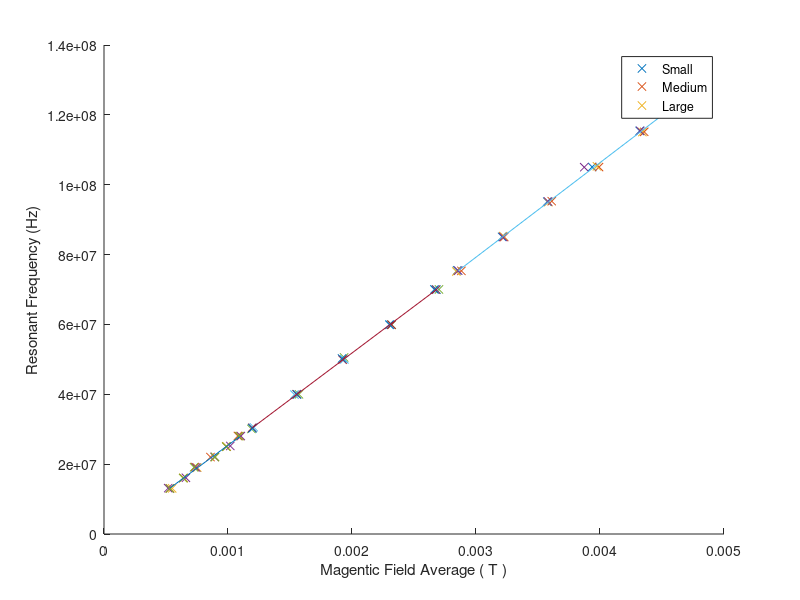
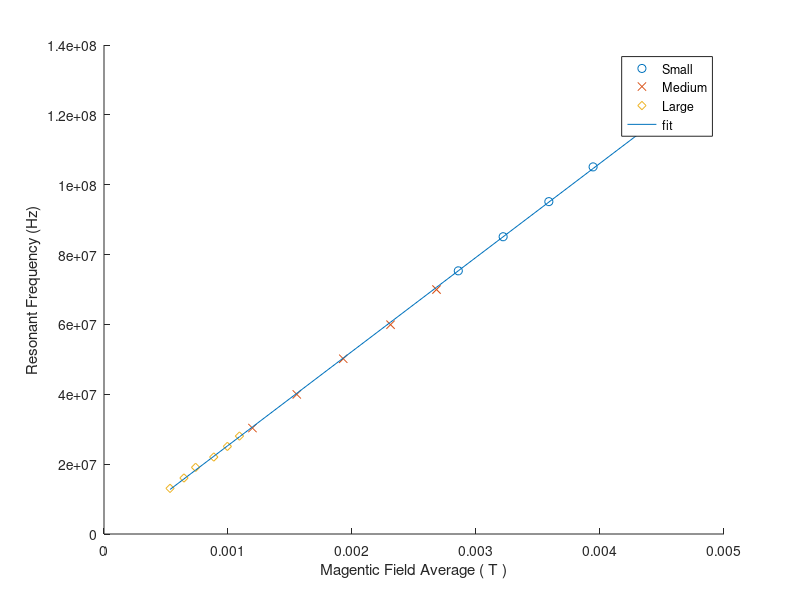

Here is the MATLAB script that generated these plots, in order:
clc
small.dc =  [ 1.337 1.353 1.334 1.341; 
             1.507 1.515 1.511 1.511;
             1.678 1.695 1.682 1.681;
             1.848 1.874 1.866 1.818;
             2.028 2.045 2.038 2.030;
             2.198 2.207 2.213 2.196];
small.rf =  [ 75.46 75.34 75.16 75.41;
             85.08 85.03 85.29 85.03;
             95.15 95.29 95.01 95.18;
             105.08 105.05 105.28 105.01;
             115.42 115.14 115.07 115.41;
             125.03 125.05 125.12 125.01]*10^6;
medium.dc = [ 0.558 0.738 0.909 1.089 1.268;
             0.567 0.721 0.910 1.081 1.259;
             0.561 0.729 0.903 1.088 1.257;
             0.562 0.731 0.901 1.081 1.251]';
medium.rf = [30.09 39.99 50.54 59.91 70.02;
             30.57 39.92 50.00 59.98 69.96;
             30.41 40.01 49.92 59.92 69.97;
             30.25 39.96 50.25 59.90 70.01]'*10^6;
big.dc    = [ .250 .301 .344 .403 .464 .507;
              .258 .300 .353 .420 .463 .515;
              .243 .310 .349 .419 .478 .518;
              .249 .300 .341 .420 .463 .511]';
big.rf    = [13.05 16.03 19.18 22.02 25.02 28.07;
             13.06 16.01 19.01 22.02 25.07 28.04;
             13.13 16.09 19.03 22.08 25.21 28.04;
             13.01 16.02 19.10 22.04 25.01 28.01]'*10^6;
         

         
%% SMALL
small.meandc = mean(small.dc,2);
small.stddc  = std(small.dc,0,2);
small.meanrf = mean(small.rf,2);
small.stdrf  = std(small.rf,0,2);


%% Medium
medium.meandc = mean(medium.dc,2);
medium.stddc  = std(medium.dc,0,2);
medium.meanrf = mean(medium.rf,2);
medium.stdrf  = std(medium.rf,0,2);


%% Big
big.meandc = mean(big.dc,2);
big.stddc  = std(big.dc,0,2);
big.meanrf = mean(big.rf,2);
big.stdrf  = std(big.rf,0,2);


%% B Calc
p.R   = 13.5 / 2 * 10^(-2);
p.mu  = 1.256*10^(-6);
p.N   = 320 ;
p.con = (4/5)^(3/2);
p.h   = 6.2582*10^(-16);
p.mub = 5.788 * 10^(-9);


small.B    = (small.meandc * p.mu * p.con *p.N * 1/p.R)/2;
small.Bf    = (small.dc * p.mu * p.con *p.N * 1/p.R)/2;
medium.B   = (medium.meandc * p.mu * p.con *p.N * 1/p.R)/2;
medium.Bf   = (medium.dc * p.mu * p.con *p.N * 1/p.R)/2;
big.B      = (big.meandc * p.mu * p.con *p.N * 1/p.R)/2;
big.Bf      = (big.dc * p.mu * p.con *p.N * 1/p.R)/2;

small.fit  = polyfit(small.B,small.meanrf,1);
small.val  = polyval(small.fit, small.B);

medium.fit  = polyfit(medium.B,medium.meanrf,1);
medium.val  = polyval(medium.fit, medium.B);

big.fit  = polyfit(big.B,big.meanrf,1);
big.val  = polyval(big.fit, big.B);

small.g  = p.h .* small.meanrf./(p.mub .* small.B) ;
medium.g = p.h .* medium.meanrf./(p.mub .* medium.B) ;
big.g    = p.h .* big.meanrf./(p.mub .* big.B) ;

small.g_fit = (small.fit * p.h/p.mub)*10^(-3) - 1 ;
medium.g_fit = (medium.fit * p.h/p.mub)*10^(-3) - 1;
big.g_fit = (big.fit * p.h/p.mub)*10^(-3) - 1;

%%
figure(1)
hold on

plot(small.Bf,small.rf,'x')
plot(medium.Bf,medium.rf,'x')
plot(big.Bf,big.rf,'x')

plot(small.B,small.val)
plot(medium.B,medium.val)
plot(big.B,big.val)

hold off
legend('Small','Medium','Large')
xlabel('Magentic Field Average ( T )');ylabel('Resonant Frequency (Hz)')

%%
B  = [big.B; medium.B; small.B;];
Freq = [big.meanrf; medium.meanrf;  small.meanrf];
Fit = polyfit(B',Freq',1);
Val = polyval(Fit,B);

figure(2)
hold on
scatter(small.B,small.meanrf,'o')
scatter(medium.B,medium.meanrf,'x')
scatter(big.B, big.meanrf,'d')
plot(B,Val)
legend('Small','Medium','Large','fit')
xlabel('Magentic Field Average ( T )');ylabel('Resonant Frequency (Hz)')
%% Resonance for each point
B =@(I) I * p.mu * p.con *p.N * 1/p.R;
small.g = (p.h*small.rf./(p.mub*B(small.dc)))*10^(-3);
smallgmean = mean(small.g,2)
medium.g = (p.h*medium.rf./(p.mub*B(medium.dc)))*10^(-3);
big.g = (p.h*big.rf./(p.mub*B(big.dc)))*10^(-3);

smallgmean = mean(small.g,2);
smallgstd = std(std(small.g,0,2))
medgmean = mean(medium.g,2)
medstd = std(std(medium.g,0,2))
biggmean = mean(big.g,1)
biggstd = std(std(big.g,0,2))


